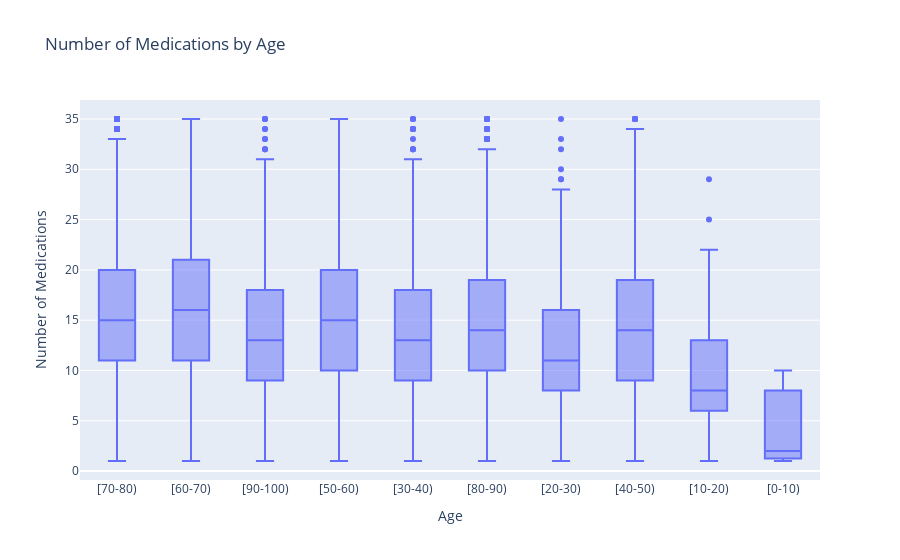

The notebook cell this image was saved under:
### Markdown cell above
#### 2) Number of Medications by Age

### Code cell
fig = px.box(df, x='age', y='num_medications', title='Number of Medications by Age')
fig.update_layout(xaxis_title='Age', yaxis_title='Number of Medications')
fig.show()

### Figure 1 — Plotly figure (JSON) as saved in the notebook; plotly's stock layout.template omitted (floating-point values rounded to 4 significant figures; data arrays with more than 128 entries replaced by an {"elided": "..."} marker saying what was removed)
{"data": [{"alignmentgroup": "True", "hovertemplate": "age=%{x}<br>num_medications=%{y}<extra></extra>", "legendgroup": "", "marker": {"color": "#636efa"}, "name": "", "notched": false, "offsetgroup": "", "orientation": "v", "showlegend": false, "type": "box", "x": {"elided": "25967 str values"}, "x0": " ", "xaxis": "x", "y": {"elided": "25967 int values"}, "y0": " ", "yaxis": "y"}], "layout": {"boxmode": "group", "legend": {"tracegroupgap": 0}, "title": {"text": "Number of Medications by Age"}, "xaxis": {"anchor": "y", "domain": [0, 1], "title": {"text": "Age"}}, "yaxis": {"anchor": "x", "domain": [0, 1], "title": {"text": "Number of Medications"}}}}
